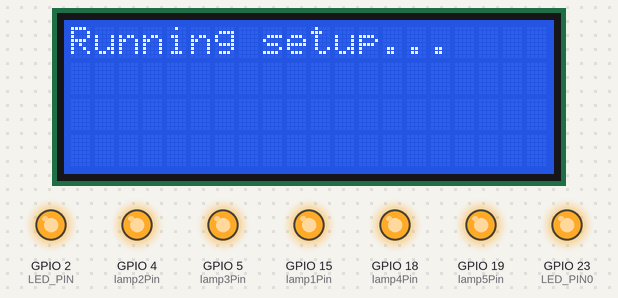
This sketch was run on a simulated ESP32. On the bench: 20×4 character LCD, output pins drawn as LEDs (lit = HIGH). What the sketch prints to the serial monitor is not drawn.

Above: at 1.5 s.
Timing chart, 0 to 130.0 s (numbered marks = the images above):
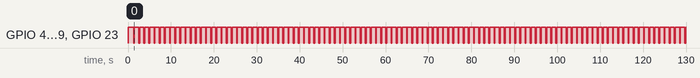

The sketch:

FactoryTest_BRD1.ino
```cpp
#include <HTTPClient.h>
#include <SoftwareSerial.h>
#include <DFRobotDFPlayerMini.h>
#include <LiquidCrystal_I2C.h>
#include <Wire.h>

const int MUTE_BUTTON_PIN = 36; // GPIO 36 for the mute button
const int ON_OFF_BUTTON_PIN = 39; // GPIO 39 for the ON/OFF button

#define LED_PIN0 23// mute buttom  // D9 on PCB
#define LED_PIN 2 // GPIO 2 for the blue LED // ON OFF LED // D4 on PCB
const int lamp1Pin = 15; // lamp emergency L1 // D5 on PCB
const int lamp2Pin = 4; //lamp emergency L2 // D3 on PCB
const int lamp3Pin = 5; //lamp emergency L3 // D8 on PCB
const int lamp4Pin = 18;//lamp emergency L4 // D7 on PCB
const int lamp5Pin = 19;//lamp emergency L5 // D6 on PCB

SoftwareSerial mySoftwareSerial(16, 17);  // RX, TX for DFPlayer
DFRobotDFPlayerMini myDFPlayer;
LiquidCrystal_I2C lcd(0x3F, 20, 4);  // Address 0x3F, 20 columns, 4 rows

void setup() {

    Serial.begin(115200);
    pinMode(MUTE_BUTTON_PIN, INPUT_PULLUP); // Set mute button pin as input with pull-up
    pinMode(ON_OFF_BUTTON_PIN, INPUT_PULLUP); // Set ON/OFF button pin as input with pull-up
    pinMode(LED_PIN, OUTPUT);          // Set LED pin as output
    digitalWrite(LED_PIN, HIGH);        // Initialize LED to ON

    // Initialize lamp pins
    pinMode(lamp1Pin, OUTPUT);
    pinMode(lamp2Pin, OUTPUT);
    pinMode(lamp3Pin, OUTPUT);
    pinMode(lamp4Pin, OUTPUT);
    pinMode(lamp5Pin, OUTPUT);
    pinMode(LED_PIN0, OUTPUT);

     // Turning on LEDs
    digitalWrite(lamp1Pin,  HIGH);
    digitalWrite(lamp2Pin,  HIGH);
    digitalWrite(lamp3Pin,  HIGH);
    digitalWrite(lamp4Pin,  HIGH);
    digitalWrite(lamp5Pin,  HIGH);
    digitalWrite(LED_PIN0,  HIGH);

    // Initialize peripherals
    mySoftwareSerial.begin(9600);
    Wire.begin();
    lcd.init();
    lcd.backlight();

    lcd.clear();
    lcd.setCursor(0, 0);
    lcd.print("Running setup...");

    // // Start DF player
    // startDFPlayer();
    // menuOptions();

    delay(200);

    // Turning off LEDs
    digitalWrite(lamp1Pin,  LOW);
    digitalWrite(lamp2Pin,  LOW);
    digitalWrite(lamp3Pin,  LOW);
    digitalWrite(lamp4Pin,  LOW);
    digitalWrite(lamp5Pin,  LOW);
    digitalWrite(LED_PIN0,  LOW);
    Serial.println("end of setup");


}

void loop() {


    // muteButton();
    // handleONOFFButton();
   blinkLamp();

    }


void startDFPlayer() {
  if (!myDFPlayer.begin(mySoftwareSerial)) {
    Serial.println("Unable to begin DFPlayer");
    while (true);
  }
  myDFPlayer.setTimeOut(500);
  myDFPlayer.volume(25);  // Set initial volume
  myDFPlayer.EQ(0);  // Normal equalization
  Serial.println("DFPlayer initialized");
}

void blinkLamp() {
 // Turning on LEDs
    digitalWrite(lamp1Pin,  HIGH);
    digitalWrite(lamp2Pin,  HIGH);
    digitalWrite(lamp3Pin,  HIGH);
    digitalWrite(lamp4Pin,  HIGH);
    digitalWrite(lamp5Pin,  HIGH);
    digitalWrite(LED_PIN0,  HIGH);
    Serial.println("LEDs are On");

delay (1000);

 // Turning off LEDs
    digitalWrite(lamp1Pin,  LOW);
    digitalWrite(lamp2Pin,  LOW);
    digitalWrite(lamp3Pin,  LOW);
    digitalWrite(lamp4Pin,  LOW);
    digitalWrite(lamp5Pin,  LOW);
    digitalWrite(LED_PIN0,  LOW);

    Serial.println("LEDs are Off");


    delay (200);

  }
```

Measured:
- by itself, GPIO 4 (lamp2Pin), GPIO 5 (lamp3Pin), GPIO 15 (lamp1Pin), GPIO 18 (lamp4Pin), GPIO 19 (lamp5Pin), GPIO 23 (LED_PIN0): alternates HIGH for 1.0 s and LOW for 0.20 s
